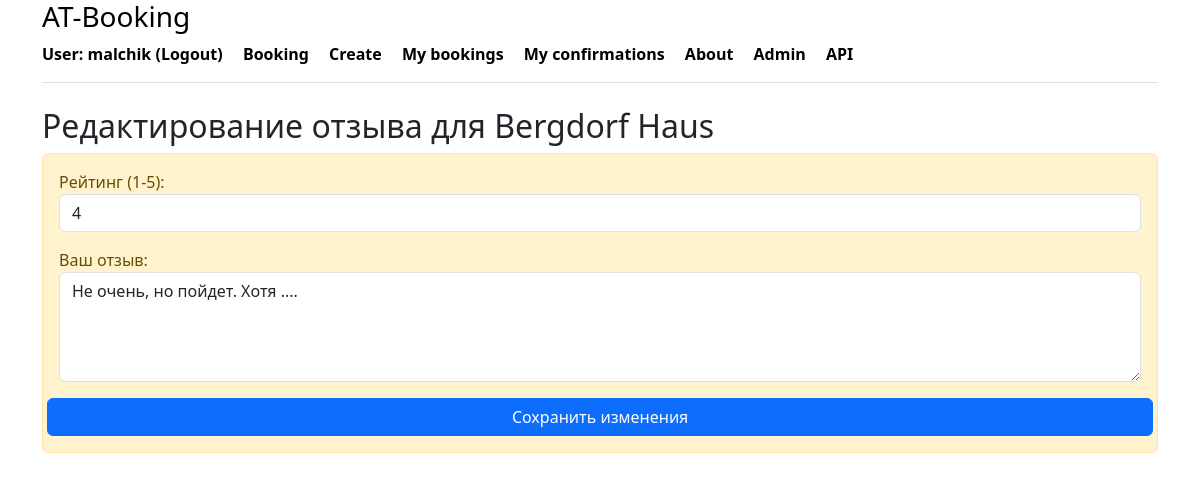
The page /review/edit/5/ (signed in) on the database its author committed.
### booking/models.py (models this page shows, shortened)
class Review(models.Model):
    rating = models.IntegerField(_('Rating'))
    text = models.TextField(_('Review'))
    created_at = models.DateTimeField(auto_now_add=True)
    owner = models.ForeignKey(User, on_delete=models.CASCADE, related_name='reviews')
    housing = models.ForeignKey(Housing, on_delete=models.CASCADE, related_name='reviews')
    class Meta:
        verbose_name_plural = _('reviews')
        verbose_name = _('review')

class Housing(models.Model):
    class HousingType(models.TextChoices):
        APARTMENT = 'APARTMENT', 'Квартира'
        HOUSE = 'HOUSE', 'Дом'
        STUDIO = 'STUDIO', 'Студия'
        CASTLE = 'CASTLE', 'Замок'
        HOTEL = 'HOTEL', 'Гостиница'
        VILLA = 'VILLA', 'Вилла'
        COTTAGE = 'COTTAGE', 'Коттедж'
    name = models.CharField(_('Name of object'), max_length=100)
    type = models.CharField(
        _('Type of object'),
        max_length=20,
        choices=HousingType.choices,
        default=HousingType.APARTMENT
    )
    country = models.CharField(_('Country'), max_length=50)
    post_code = models.CharField(_('Postal code'), max_length=10)
    city = models.CharField(_('City'), max_length=50)
    street = models.CharField(_('Street'), max_length=50, null=True, blank=True)
    house_number = models.CharField(_('House number'), max_length=50, null=True, blank=True)
    rooms = models.IntegerField(_('Number of rooms'))
    description = models.TextField(_('Description'))
    price = models.DecimalField(_('Price'), max_digits=10, decimal_places=2)
    owner = models.ForeignKey(User, on_delete=models.CASCADE, related_name='owner_housings')
    is_visible = models.BooleanField(default=True)
    created_at = models.DateTimeField(auto_now_add=True)
    views = models.IntegerField(default=0)  # Поле для хранения количества просмотров
    class Meta:
        verbose_name_plural = _('housings')
        verbose_name = _('housing')
        indexes = [
            models.Index(fields=['type']),
            models.Index(fields=['price']),
        ]

### booking/views.py (the view)
# urls.py: path('review/edit/<int:review_id>/', edit_review, name='edit_review'),
@login_required
def edit_review(request, review_id):
    review = get_object_or_404(Review, pk=review_id, owner=request.user)
    if request.method == 'POST':
        form = ReviewForm(request.POST, instance=review)
        if form.is_valid():
            form.save()
            messages.success(request, 'Ваш отзыв был успешно обновлен.')
            return redirect('my_bookings')  # Возвращаем пользователя на страницу его бронирований
    else:
        form = ReviewForm(instance=review)
    return render(request, 'booking/edit_review.html', {
        'form': form,
        'review': review
    })

### booking/forms.py
class ReviewForm(forms.ModelForm):
    class Meta:
        model = Review
        fields = ['rating', 'text']
        widgets = {
            'rating': forms.NumberInput(attrs={'class': 'form-control', 'min': 1, 'max': 5}),
            'text': forms.Textarea(attrs={'class': 'form-control', 'rows': 4}),
        }
        labels = {
            'rating': 'Рейтинг (1-5)',
            'text': 'Ваш отзыв'
        }

### booking/templates/booking/edit_review.html (shortened to what this page needs)
{% extends 'booking/base.html' %}
{% block content %}
    <h2>Редактирование отзыва для {{ review.housing.name }}</h2>
    <div class="alert alert-warning mt-2">
        <form method="post">
            {{ form.as_p }}
            <div class="row">
                <button type="submit" class="btn btn-primary">Сохранить изменения</button>
            </div>
        </form>
    </div>
{% endblock %}

### booking/templates/booking/base.html (shortened to what this page needs)
<!DOCTYPE html>
<html lang="ru">
<head>
    <link rel="stylesheet" href="https://cdn.jsdelivr.net/npm/bootstrap@5.3.3/dist/css/bootstrap.min.css">
</head>
<body>
<div class="container">
   <div class="d-flex flex-column flex-md-row align-items-center pb-3 mb-4 border-bottom">
       <a href="/" class="d-flex align-items-center link-body-emphasis text-decoration-none">
        <strong>
          <a class="link-body-emphasis text-decoration-none" href="{% url 'index' %}"><h3>AT-Booking</h3></a>
               {% if user.is_authenticated %}
                   <a class="me-3 py-2 link-body-emphasis text-decoration-none" href="{% url 'logout' %}">User: {{ user.username }} (Logout) </a>
               {% else %}
                   <a class="me-3 py-2 link-body-emphasis text-decoration-none" href="{% url 'login' %}">Login</a>
               {% endif %}
               <a class="me-3 py-2 link-body-emphasis text-decoration-none" href="{% url 'housing_list' %}">Booking</a>
               <a class="me-3 py-2 link-body-emphasis text-decoration-none" href="{% url 'create' %}">Create</a>
               <a class="me-3 py-2 link-body-emphasis text-decoration-none" href="{% url 'my_bookings' %}">My bookings</a>
                <a class="me-3 py-2 link-body-emphasis text-decoration-none" href="{% url 'my_confirmation' %}">My confirmations</a>
                <a class="me-3 py-2 link-body-emphasis text-decoration-none" href="{% url 'about' %}">About</a>
            <a class="me-3 py-2 link-body-emphasis text-decoration-none" href="/admin/">Admin</a>
               <a class="me-3 py-2 link-body-emphasis text-decoration-none" href="/api/">API</a>
        </strong>
   </div>
</div>
<div class="container">
    {% block content %}{% endblock %}
</div>
</body>
</html>

### rows shown on the page
Review: housing.name "Bergdorf Haus", rating "4", text "Не очень, но пойдет. Хотя ...."

### other values the page prints
{{ user.username }} "malchik"
